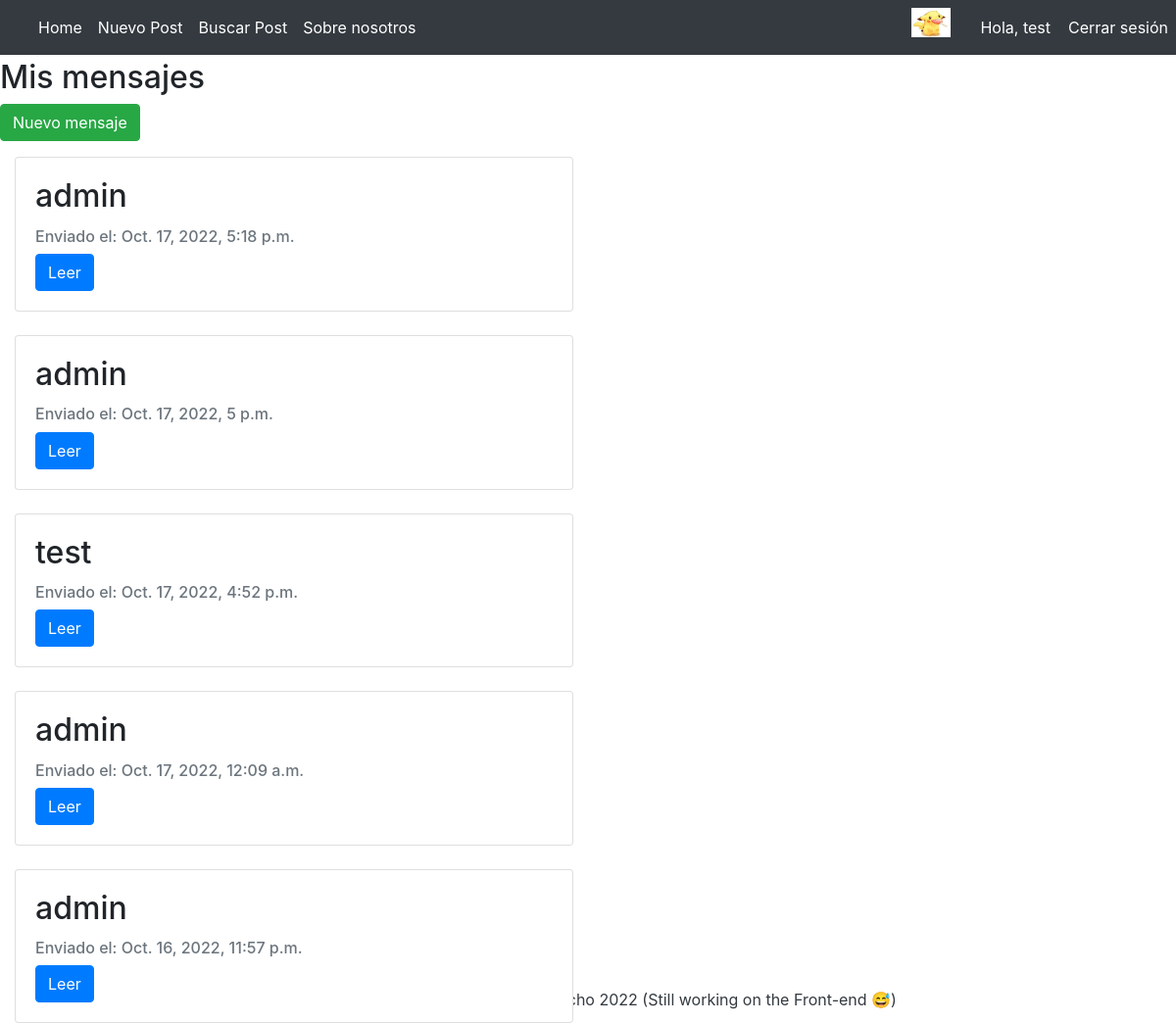
The app's page /pages/messages/inbox (signed in) with its own data.
### ProyectoBlog/models.py (models this page shows)
class Message(models.Model):
    sender = models.ForeignKey(User, on_delete= models.SET_NULL, null = True, related_name = 'sender')
    receiver = models.ForeignKey(User, on_delete= models.SET_NULL, null = True, related_name = 'receiver')
    created_at = models.DateTimeField(auto_now_add=True)
    message = models.TextField(max_length=500)

### ProyectoBlog/views.py (the view)
# urls.py: path('messages/inbox', show_inbox.as_view(), name = 'inbox'),
class show_inbox(generic.ListView):
    model = Message
    template_name = 'inbox.html'
    def get_queryset(self):
        return Message.objects.order_by('-created_at').filter(receiver=self.request.user)
    def get_context_data(self, **kwargs):
        context = super(show_inbox, self).get_context_data(**kwargs)
        avatar = Avatar.objects.filter(user = self.request.user.id)
        try:
            avatar = avatar[0].image.url
        except:
            avatar = None
        context['avatar'] = avatar
        return context

### ProyectoBlog/templates/inbox.html
{% extends 'padreBlog.html' %} {% block contenidoQueCambia %}
<h2> Mis mensajes </h2>
<a class="btn btn-success" style="text-decoration: none; color: white" href="{% url 'new_msg'%}">Nuevo mensaje</a>
<div class="col-md-6 mt-3 left">
    {% if message_list %}
    {% for message in message_list %}
    <div class="card mb-4">
        <div class="card-body">
            <h2 class="card-title">{{ message.sender }}</h2>
            <p class="card-text text-muted h6">Enviado el: {{ message.created_at }}</p>
            <a href="{% url 'message_detail' message.id %}" class="btn btn-primary">Leer</a>
        </div>
    </div>
    {% endfor %}
    {% else %}
    <p style="text-align:center"> No hay mensajes</p>
    {% endif%}
</div>
{% endblock contenidoQueCambia %}

### ProyectoBlog/templates/padreBlog.html (shortened to what this page needs)
<!DOCTYPE html>
<html lang="en">
    <head>
        {% load static %}
        <link href="https://cdn.jsdelivr.net/npm/bootstrap-icons@1.5.0/font/bootstrap-icons.css" rel="stylesheet" type="text/css" />
        <link href="{% static 'css/styles.css' %}" rel="stylesheet" />
        <link href="{% static 'css/personalStyle.css' %}" rel="stylesheet" />
        <link rel="stylesheet" href="https://stackpath.bootstrapcdn.com/bootstrap/4.5.0/css/bootstrap.min.css">
    </head>
    <body>
        {% if user.is_authenticated %}
            <nav class="navbar navbar-expand-md navbar-dark fixed-top bg-dark">
                <div class="container-fluid">
                    <div class="collapse navbar-collapse" id="navbarCollapse">
                        <ul class="navbar-nav me-auto mb-2 mb-md-0">
                            <li class="nav-item">
                                <a class="nav-link active" aria-current="page" href="/pages/">Home</a>
                            </li>
                            <li class="nav-item">
                                <a class="nav-link active" aria-current="page" href="/pages/addPost">Nuevo Post</a>
                            </li>
                            <li class="nav-item">
                                <a class="nav-link active" aria-current="page" href="/pages/searchPost">Buscar Post</a>
                            </li>
                            <li class="nav-item">
                                <a class="nav-link active" aria-current="page" href="/pages/about">Sobre nosotros</a>
                            </li>
                            <li class="nav-item" style="position: absolute; right: 120px">
                                <a class="nav-link active" aria-current="page"  href="/accounts/profile"> Hola, {{ user.username }}</a>
                            </li>
                            <li class="nav-item" style="position: absolute; right: 0px">
                                <a class="nav-link active" aria-current="page" href="/accounts/logout"> Cerrar sesión</a>
                            </li>
                            <li class="nav-item" style="position: absolute; right: 230px">
                                <img src="{{ avatar }}" width="40px">
                            </li>
                        </ul>
                    </div>
                </div>
            </nav>
        {% endif %}
        <div class="contenido1">
        {% block contenidoQueCambia %}{% endblock %}
        </div>
        <footer>
            <p class="m-0 text-dark text-center ">Made with &#128151; Santiago Troitiño Cristancho 2022 (Still working on the Front-end &#128517;)</p>
        </footer>
    </body>
</html>

### AppBlog/static/css/personalStyle.css (style rules this page uses)
.contenido1 { position: relative; top: 60px; }

### records on screen
Message: sender "admin", created_at "Oct. 17, 2022, 5:18 p.m."
Message: sender "admin", created_at "Oct. 17, 2022, 5 p.m."
Message: sender "test", created_at "Oct. 17, 2022, 4:52 p.m."
Message: sender "admin", created_at "Oct. 17, 2022, 12:09 a.m."
Message: sender "admin", created_at "Oct. 16, 2022, 11:57 p.m."

### other values on screen
{{ user.username }} "test"
